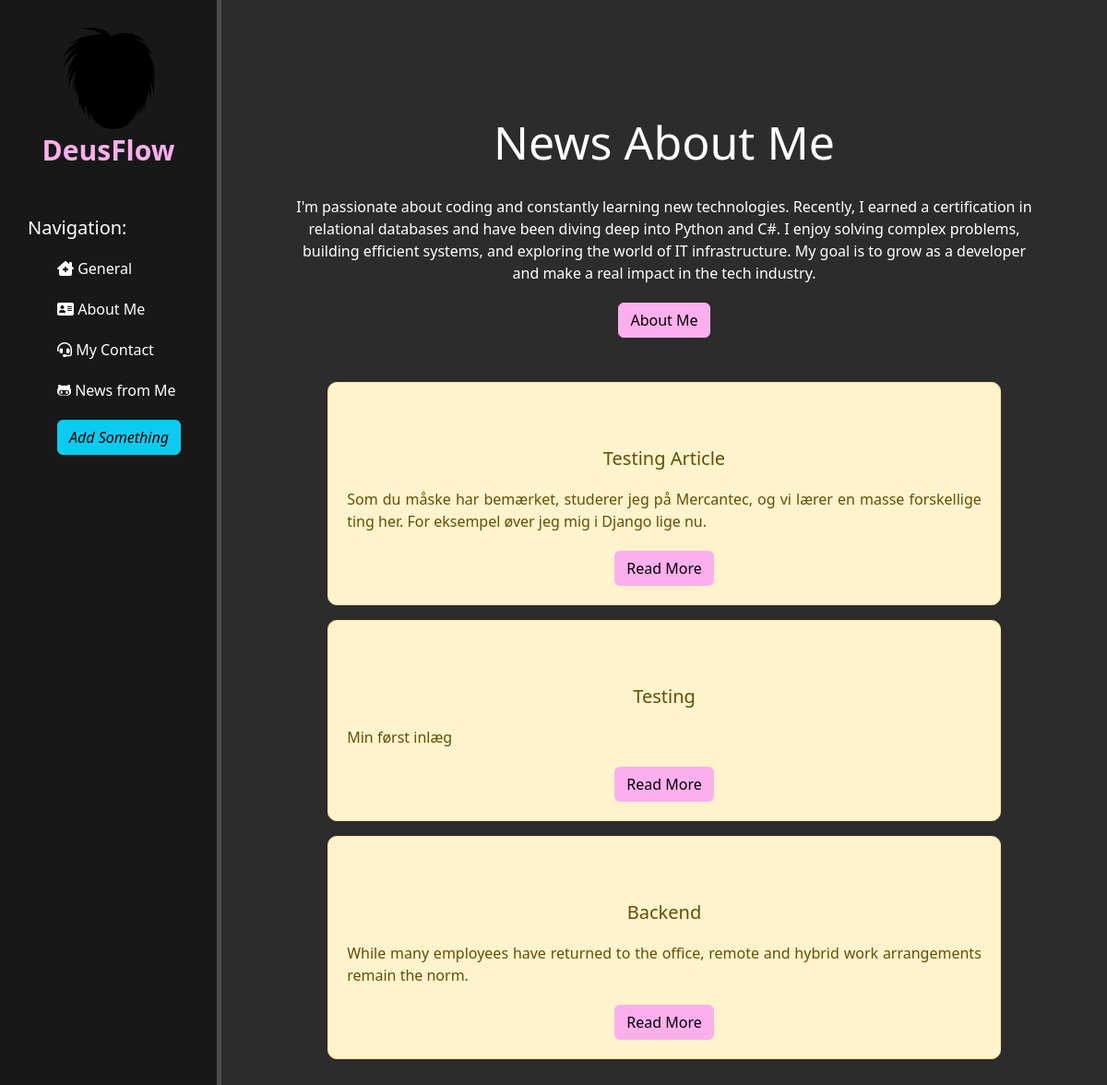
Page /newsflow/ on the earlier database version.
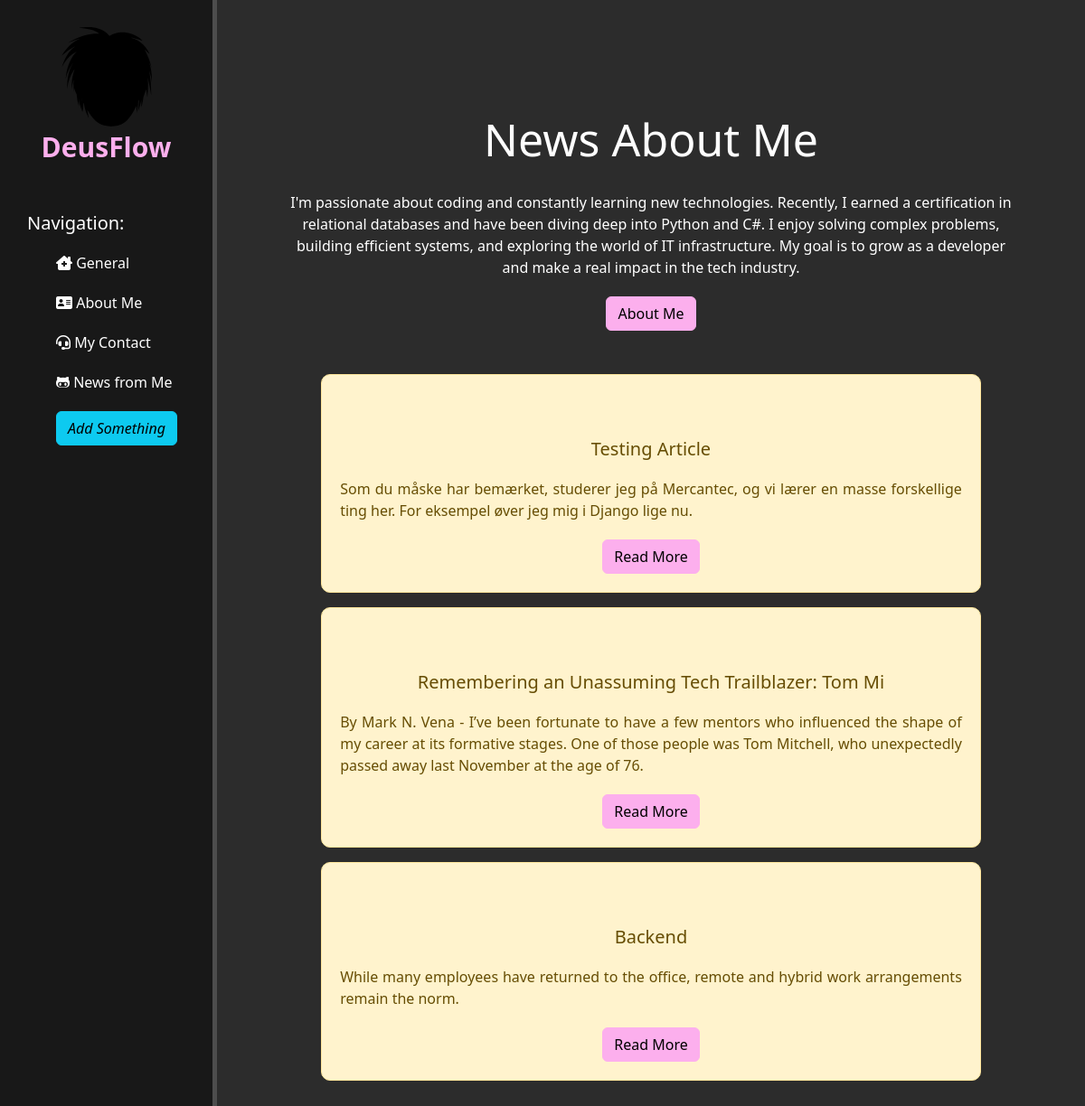
Same page on the later database version.
### newsflow/models.py (models this page shows, shortened)
class Articles(models.Model):
    title = models.CharField('Name', max_length=50)
    anons = models.CharField('Anons',max_length =250)
    full_text = models.TextField('Articles')
    date = models.DateTimeField('Date')
    class Meta:
        verbose_name = 'Article'
        verbose_name_plural = 'Articles'

### newsflow/views.py (the view)
# urls.py: path('', views.newsflow_home, name='newsflow_home'),
def newsflow_home(request):
    news = Articles.objects.all()
    return render(request,'newsflow/newsflow_home.html',{'newsflow':news})

### newsflow/templates/newsflow/newsflow_home.html (shortened to what this page needs)
{% extends 'main/layout.html' %}
{% block content %}
<div class="features">
   <h1>News About Me</h1>
    <p class="textlong">I'm passionate about coding and constantly learning new technologies. Recently, I earned a certification in relational databases and have been diving deep into Python and C#.
        I enjoy solving complex problems, building efficient systems, and exploring the world of IT infrastructure.
        My goal is to grow as a developer and make a real impact in the tech industry.</p>
    <button class="btn btn-warning">About Me</button><br>
    <br>
    {% for el in newsflow %}
    <div class="alert alert-warning text-center mx-auto" style="width: 80%;">
    <h3>{{ el.title }}</h3>
    <p class="justify-text">{{ el.anons }}</p>
    <a href="{% url 'newsflow_detail' el.id %}" class="btn btn-warning">Read More</a>
</div>
    {% endfor %}
</div>
{% endblock %}

Differences in the rows shown:
changed Articles: title "Testing" → "Remembering an Unassuming Tech Trailblazer: Tom Mi"; anons "Min først inlæg" → "By Mark N. Vena - I’ve been fortunate to have a few mentors who influenced the shape of my career at its formative stages. One of those people was Tom Mitchell, who unexpectedly passed away last November at the age of 76."
